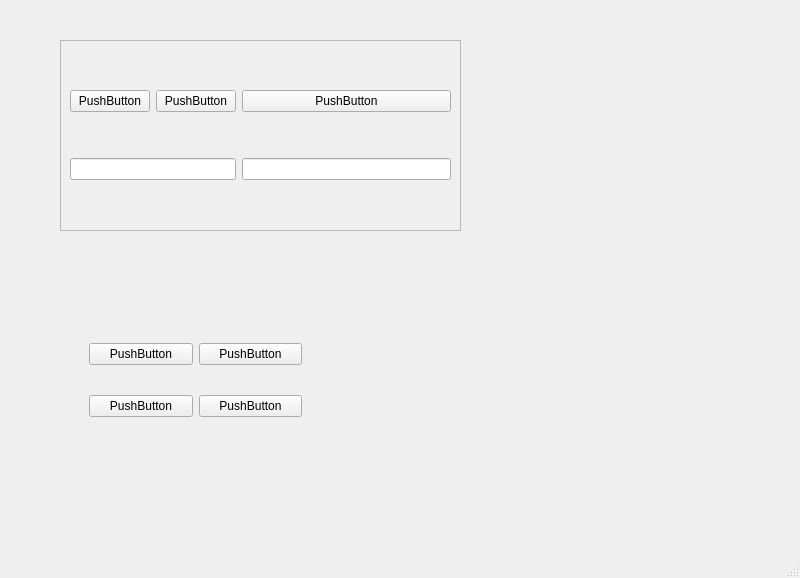
<?xml version="1.0" encoding="UTF-8"?>
<ui version="4.0">
 <class>MainWindow</class>
 <widget class="QMainWindow" name="MainWindow">
  <property name="geometry">
   <rect>
    <x>0</x>
    <y>0</y>
    <width>800</width>
    <height>578</height>
   </rect>
  </property>
  <property name="windowTitle">
   <string>MainWindow</string>
  </property>
  <widget class="QWidget" name="centralwidget">
   <widget class="QFrame" name="frame">
    <property name="geometry">
     <rect>
      <x>60</x>
      <y>40</y>
      <width>401</width>
      <height>191</height>
     </rect>
    </property>
    <property name="frameShape">
     <enum>QFrame::StyledPanel</enum>
    </property>
    <property name="frameShadow">
     <enum>QFrame::Raised</enum>
    </property>
    <layout class="QGridLayout" name="gridLayout">
     <item row="0" column="0">
      <widget class="QPushButton" name="pushButton">
       <property name="text">
        <string>PushButton</string>
       </property>
      </widget>
     </item>
     <item row="0" column="1">
      <widget class="QPushButton" name="pushButton_2">
       <property name="text">
        <string>PushButton</string>
       </property>
      </widget>
     </item>
     <item row="0" column="2">
      <widget class="QPushButton" name="pushButton_3">
       <property name="text">
        <string>PushButton</string>
       </property>
      </widget>
     </item>
     <item row="1" column="0" colspan="2">
      <widget class="QLineEdit" name="lineEdit"/>
     </item>
     <item row="1" column="2">
      <widget class="QLineEdit" name="lineEdit_2"/>
     </item>
    </layout>
   </widget>
   <widget class="QFrame" name="">
    <property name="geometry">
     <rect>
      <x>80</x>
      <y>310</y>
      <width>231</width>
      <height>141</height>
     </rect>
    </property>
    <layout class="QGridLayout" name="gridLayout_2">
     <item row="0" column="0">
      <widget class="QPushButton" name="pushButton_4">
       <property name="text">
        <string>PushButton</string>
       </property>
      </widget>
     </item>
     <item row="0" column="1">
      <widget class="QPushButton" name="pushButton_5">
       <property name="text">
        <string>PushButton</string>
       </property>
      </widget>
     </item>
     <item row="1" column="0">
      <widget class="QPushButton" name="pushButton_6">
       <property name="text">
        <string>PushButton</string>
       </property>
      </widget>
     </item>
     <item row="1" column="1">
      <widget class="QPushButton" name="pushButton_7">
       <property name="text">
        <string>PushButton</string>
       </property>
      </widget>
     </item>
    </layout>
   </widget>
  </widget>
  <widget class="QMenuBar" name="menubar">
   <property name="geometry">
    <rect>
     <x>0</x>
     <y>0</y>
     <width>800</width>
     <height>26</height>
    </rect>
   </property>
  </widget>
  <widget class="QStatusBar" name="statusbar"/>
 </widget>
 <resources/>
 <connections/>
</ui>
